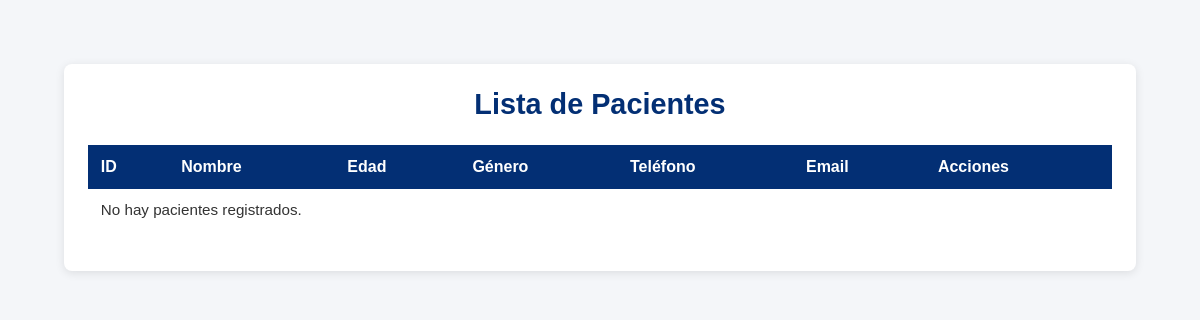
Before: /lista_pacientes/ (signed in) with the older database file.
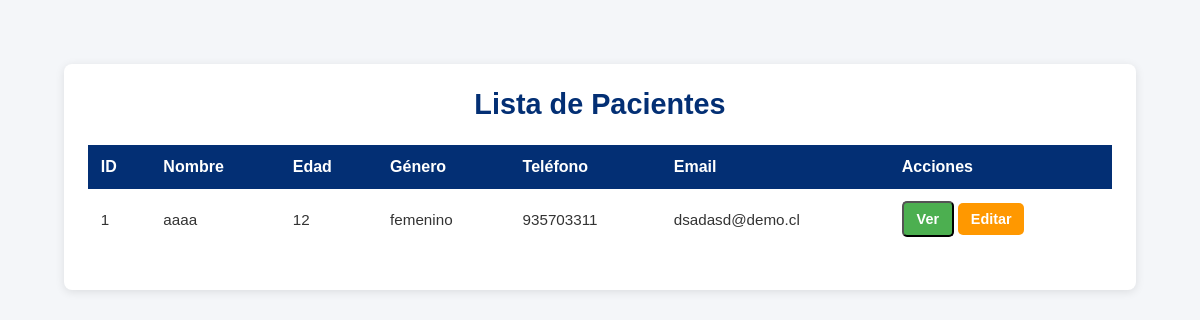
After: the same page with the newer database file.
### usuarios/models.py (models this page shows, shortened)
class Paciente(models.Model):
    nombre                  = models.CharField(max_length=100, null=True, blank=True)
    apellido                = models.CharField(max_length=100, null=True, blank=True)
    edad                    = models.IntegerField(null=True, blank=True)
    genero                  = models.CharField(max_length=20, choices=[
        ('masculino', 'Masculino'),
        ('femenino', 'Femenino'),
        ('otro', 'Otro')
    ], null=True, blank=True)
    direccion               = models.TextField(null=True, blank=True)
    telefono                = models.CharField(max_length=20, null=True, blank=True)
    email                   = models.EmailField(null=True, blank=True)
    fecha_nacimiento        = models.DateField(null=True, blank=True)
    estado_civil            = models.CharField(max_length=20, choices=[
        ('soltero', 'Soltero'),
        ('casado', 'Casado'),
        ('divorciado', 'Divorciado'),
        ('viudo', 'Viudo')
    ], null=True, blank=True)
    antecedentes_medicos    = models.TextField(null=True, blank=True)
    alergias                = models.TextField(null=True, blank=True)
    medicamentos            = models.TextField(null=True, blank=True)
    presion_arterial        = models.CharField(max_length=10, null=True, blank=True)
    frecuencia_cardiaca     = models.IntegerField(null=True, blank=True)
    peso                    = models.FloatField(null=True, blank=True)
    talla                   = models.IntegerField(null=True, blank=True)
    imc                     = models.FloatField(null=True, blank=True)
    saturacion              = models.IntegerField(null=True, blank=True)
    temperatura             = models.FloatField(null=True, blank=True)
    frecuencia_respiratoria = models.IntegerField(null=True, blank=True)

### usuarios/views.py (the view)
# urls.py: path('lista_pacientes/', lista_pacientes_view, name='lista_pacientes'),
@login_required
def lista_pacientes_view(request):
    pacientes = Paciente.objects.all()
    return render(request, 'usuarios/lista_pacientes.html', {'pacientes': pacientes})

### usuarios/templates/usuarios/lista_pacientes.html (shortened to what this page needs)
{% load static %}
<!DOCTYPE html>
<html lang="es">
<head>
    <link rel="stylesheet" href="{% static 'css/styles-lista-pacientes.css' %}">
</head>
<body>
    <div class="container">
        <h1>Lista de Pacientes</h1>
        <table class="table">
            <thead>
                <tr>
                    <th>ID</th>
                    <th>Nombre</th>
                    <th>Edad</th>
                    <th>Género</th>
                    <th>Teléfono</th>
                    <th>Email</th>
                    <th>Acciones</th>
                </tr>
            </thead>
            <tbody>
                {% for paciente in pacientes %}
                <tr>
                    <td>{{ paciente.id }}</td>
                    <td>{{ paciente.nombre }}</td>
                    <td>{{ paciente.edad }}</td>
                    <td>{{ paciente.genero }}</td>
                    <td>{{ paciente.telefono }}</td>
                    <td>{{ paciente.email }}</td>
                    <td>
                        <button class="btn btn-view"
                                data-id="{{ paciente.id }}"
                                data-nombre="{{ paciente.nombre }}"
                                data-apellido="{{ paciente.apellido }}"
                                data-edad="{{ paciente.edad }}"
                                data-genero="{{ paciente.genero }}"
                                data-direccion="{{ paciente.direccion }}"
                                data-telefono="{{ paciente.telefono }}"
                                data-email="{{ paciente.email }}"
                                data-fecha-nacimiento="{{ paciente.fecha_nacimiento }}"
                                data-estado-civil="{{ paciente.estado_civil }}"
                                data-antecedentes="{{ paciente.antecedentes_medicos }}"
                                data-alergias="{{ paciente.alergias }}"
                                data-medicamentos="{{ paciente.medicamentos }}"
                                data-presion="{{ paciente.presion_arterial }}"
                                data-frecuencia-cardiaca="{{ paciente.frecuencia_cardiaca }}"
                                data-peso="{{ paciente.peso }}"
                                data-talla="{{ paciente.talla }}"
                                data-imc="{{ paciente.imc }}"
                                data-saturacion="{{ paciente.saturacion }}"
                                data-temperatura="{{ paciente.temperatura }}"
                                data-frecuencia-respiratoria="{{ paciente.frecuencia_respiratoria }}"
                                onclick="showModal(this)">Ver</button>
                        <a href="#" class="btn btn-edit">Editar</a>
                    </td>
                </tr>
                {% empty %}
                <tr>
                    <td colspan="7">No hay pacientes registrados.</td>
                </tr>
                {% endfor %}
            </tbody>
        </table>
    </div>
</body>
</html>

### usuarios/static/css/styles-lista-pacientes.css (style rules this page uses)
* { margin: 0; padding: 0; box-sizing: border-box; }
body, html { font-family: 'Montserrat', sans-serif; background-color: #f4f6f9; display: flex; justify-content: center; align-items: flex-start; height: 100%; padding: 2rem; width: 100%; }
.container { background-color: #fff; width: 100%; max-width: 1200px; padding: 1.5rem; border-radius: 8px; box-shadow: 0 2px 10px rgba(0, 0, 0, 0.1); }
h1 { font-size: 1.8rem; color: #032f74; margin-bottom: 1.5rem; text-align: center; }
.table { width: 100%; border-collapse: collapse; margin: 1rem 0; }
.table thead { background-color: #032f74; color: white; text-align: left; }
.table thead th { padding: 0.8rem; font-size: 1rem; font-weight: bold; }
.table tbody td { padding: 0.8rem; font-size: 0.95rem; color: #333; }
.btn { text-decoration: none; color: white; padding: 0.5rem 0.8rem; border-radius: 5px; font-size: 0.9rem; font-weight: bold; transition: background-color 0.3s; }
.btn-view { background-color: #4caf50; }
.btn-edit { background-color: #ff9800; }

Changed rows visible on the page:
added Paciente: id "1", nombre "aaaa", edad "12", genero "femenino", telefono "935703311", email "dsadasd@demo.cl"
Other visible differences:
text no longer shown: "No hay pacientes registrados."
